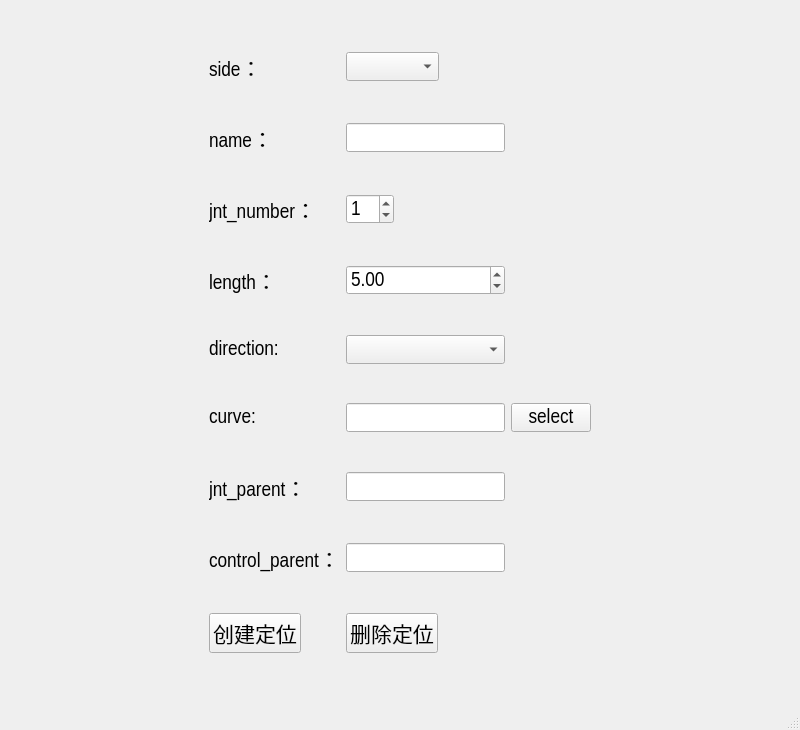
<?xml version="1.0" encoding="UTF-8"?>
<ui version="4.0">
 <class>MainWindow</class>
 <widget class="QMainWindow" name="MainWindow">
  <property name="geometry">
   <rect>
    <x>0</x>
    <y>0</y>
    <width>800</width>
    <height>730</height>
   </rect>
  </property>
  <property name="windowTitle">
   <string>MainWindow</string>
  </property>
  <widget class="QWidget" name="centralwidget">
   <layout class="QGridLayout" name="gridLayout">
    <item row="0" column="0">
     <widget class="QWidget" name="widget" native="true">
      <property name="sizePolicy">
       <sizepolicy hsizetype="Fixed" vsizetype="Preferred">
        <horstretch>0</horstretch>
        <verstretch>0</verstretch>
       </sizepolicy>
      </property>
      <property name="font">
       <font>
        <family>Arial Narrow</family>
        <pointsize>16</pointsize>
       </font>
      </property>
      <layout class="QGridLayout" name="gridLayout_2">
       <item row="5" column="1">
        <widget class="QLineEdit" name="curve_edit"/>
       </item>
       <item row="5" column="0">
        <widget class="QLabel" name="label_3">
         <property name="text">
          <string>curve:</string>
         </property>
        </widget>
       </item>
       <item row="4" column="0">
        <widget class="QLabel" name="label_2">
         <property name="text">
          <string>direction:</string>
         </property>
        </widget>
       </item>
       <item row="4" column="1">
        <widget class="QComboBox" name="direction_cbox"/>
       </item>
       <item row="0" column="0">
        <widget class="QLabel" name="side_label">
         <property name="sizePolicy">
          <sizepolicy hsizetype="Fixed" vsizetype="Fixed">
           <horstretch>0</horstretch>
           <verstretch>0</verstretch>
          </sizepolicy>
         </property>
         <property name="font">
          <font>
           <family>Arial Narrow</family>
           <pointsize>16</pointsize>
           <weight>50</weight>
           <bold>false</bold>
          </font>
         </property>
         <property name="focusPolicy">
          <enum>Qt::NoFocus</enum>
         </property>
         <property name="contextMenuPolicy">
          <enum>Qt::DefaultContextMenu</enum>
         </property>
         <property name="layoutDirection">
          <enum>Qt::LeftToRight</enum>
         </property>
         <property name="text">
          <string>side：</string>
         </property>
         <property name="alignment">
          <set>Qt::AlignLeading|Qt::AlignLeft|Qt::AlignVCenter</set>
         </property>
        </widget>
       </item>
       <item row="1" column="1">
        <widget class="QLineEdit" name="name_edit">
         <property name="sizePolicy">
          <sizepolicy hsizetype="Fixed" vsizetype="Fixed">
           <horstretch>0</horstretch>
           <verstretch>0</verstretch>
          </sizepolicy>
         </property>
         <property name="font">
          <font>
           <family>Arial Narrow</family>
           <pointsize>16</pointsize>
          </font>
         </property>
        </widget>
       </item>
       <item row="8" column="0">
        <widget class="QPushButton" name="create_btn">
         <property name="sizePolicy">
          <sizepolicy hsizetype="Fixed" vsizetype="Fixed">
           <horstretch>0</horstretch>
           <verstretch>0</verstretch>
          </sizepolicy>
         </property>
         <property name="font">
          <font>
           <family>Arial Narrow</family>
           <pointsize>16</pointsize>
          </font>
         </property>
         <property name="text">
          <string>创建定位</string>
         </property>
        </widget>
       </item>
       <item row="6" column="1">
        <widget class="QLineEdit" name="jnt_parent_edit">
         <property name="sizePolicy">
          <sizepolicy hsizetype="Fixed" vsizetype="Fixed">
           <horstretch>0</horstretch>
           <verstretch>0</verstretch>
          </sizepolicy>
         </property>
         <property name="font">
          <font>
           <family>Arial Narrow</family>
           <pointsize>16</pointsize>
          </font>
         </property>
        </widget>
       </item>
       <item row="0" column="1">
        <widget class="QComboBox" name="side_cbox">
         <property name="sizePolicy">
          <sizepolicy hsizetype="Fixed" vsizetype="Fixed">
           <horstretch>0</horstretch>
           <verstretch>0</verstretch>
          </sizepolicy>
         </property>
         <property name="font">
          <font>
           <family>Arial Narrow</family>
           <pointsize>16</pointsize>
           <weight>50</weight>
           <bold>false</bold>
          </font>
         </property>
        </widget>
       </item>
       <item row="2" column="0">
        <widget class="QLabel" name="label_5">
         <property name="sizePolicy">
          <sizepolicy hsizetype="Fixed" vsizetype="Preferred">
           <horstretch>0</horstretch>
           <verstretch>0</verstretch>
          </sizepolicy>
         </property>
         <property name="font">
          <font>
           <family>Arial Narrow</family>
           <pointsize>16</pointsize>
           <weight>50</weight>
           <bold>false</bold>
          </font>
         </property>
         <property name="text">
          <string>jnt_number：</string>
         </property>
        </widget>
       </item>
       <item row="7" column="1">
        <widget class="QLineEdit" name="control_parent_edit">
         <property name="sizePolicy">
          <sizepolicy hsizetype="Fixed" vsizetype="Fixed">
           <horstretch>0</horstretch>
           <verstretch>0</verstretch>
          </sizepolicy>
         </property>
         <property name="font">
          <font>
           <family>Arial Narrow</family>
           <pointsize>16</pointsize>
          </font>
         </property>
        </widget>
       </item>
       <item row="6" column="0">
        <widget class="QLabel" name="label_6">
         <property name="sizePolicy">
          <sizepolicy hsizetype="Fixed" vsizetype="Preferred">
           <horstretch>0</horstretch>
           <verstretch>0</verstretch>
          </sizepolicy>
         </property>
         <property name="font">
          <font>
           <family>Arial Narrow</family>
           <pointsize>16</pointsize>
           <weight>50</weight>
           <bold>false</bold>
          </font>
         </property>
         <property name="text">
          <string>jnt_parent：</string>
         </property>
        </widget>
       </item>
       <item row="7" column="0">
        <widget class="QLabel" name="label_7">
         <property name="sizePolicy">
          <sizepolicy hsizetype="Fixed" vsizetype="Preferred">
           <horstretch>0</horstretch>
           <verstretch>0</verstretch>
          </sizepolicy>
         </property>
         <property name="font">
          <font>
           <family>Arial Narrow</family>
           <pointsize>16</pointsize>
           <weight>50</weight>
           <bold>false</bold>
          </font>
         </property>
         <property name="text">
          <string>control_parent：</string>
         </property>
        </widget>
       </item>
       <item row="1" column="0">
        <widget class="QLabel" name="label_4">
         <property name="sizePolicy">
          <sizepolicy hsizetype="Fixed" vsizetype="Preferred">
           <horstretch>0</horstretch>
           <verstretch>0</verstretch>
          </sizepolicy>
         </property>
         <property name="font">
          <font>
           <family>Arial Narrow</family>
           <pointsize>16</pointsize>
           <weight>50</weight>
           <bold>false</bold>
          </font>
         </property>
         <property name="text">
          <string>name：</string>
         </property>
        </widget>
       </item>
       <item row="2" column="1">
        <widget class="QSpinBox" name="jnt_number_sbox">
         <property name="sizePolicy">
          <sizepolicy hsizetype="Fixed" vsizetype="Fixed">
           <horstretch>0</horstretch>
           <verstretch>0</verstretch>
          </sizepolicy>
         </property>
         <property name="font">
          <font>
           <family>Arial Narrow</family>
           <pointsize>16</pointsize>
          </font>
         </property>
         <property name="value">
          <number>1</number>
         </property>
        </widget>
       </item>
       <item row="8" column="1">
        <widget class="QPushButton" name="delete_btn">
         <property name="sizePolicy">
          <sizepolicy hsizetype="Fixed" vsizetype="Fixed">
           <horstretch>0</horstretch>
           <verstretch>0</verstretch>
          </sizepolicy>
         </property>
         <property name="font">
          <font>
           <family>Arial Narrow</family>
           <pointsize>16</pointsize>
          </font>
         </property>
         <property name="text">
          <string>删除定位</string>
         </property>
        </widget>
       </item>
       <item row="3" column="1">
        <widget class="QDoubleSpinBox" name="length_sbox">
         <property name="decimals">
          <number>2</number>
         </property>
         <property name="value">
          <double>5.000000000000000</double>
         </property>
        </widget>
       </item>
       <item row="3" column="0">
        <widget class="QLabel" name="label">
         <property name="text">
          <string>length：</string>
         </property>
        </widget>
       </item>
       <item row="5" column="2">
        <widget class="QPushButton" name="select_btn">
         <property name="text">
          <string>select</string>
         </property>
        </widget>
       </item>
      </layout>
     </widget>
    </item>
   </layout>
  </widget>
  <widget class="QMenuBar" name="menubar">
   <property name="geometry">
    <rect>
     <x>0</x>
     <y>0</y>
     <width>800</width>
     <height>23</height>
    </rect>
   </property>
  </widget>
  <widget class="QStatusBar" name="statusbar"/>
 </widget>
 <resources/>
 <connections/>
</ui>
